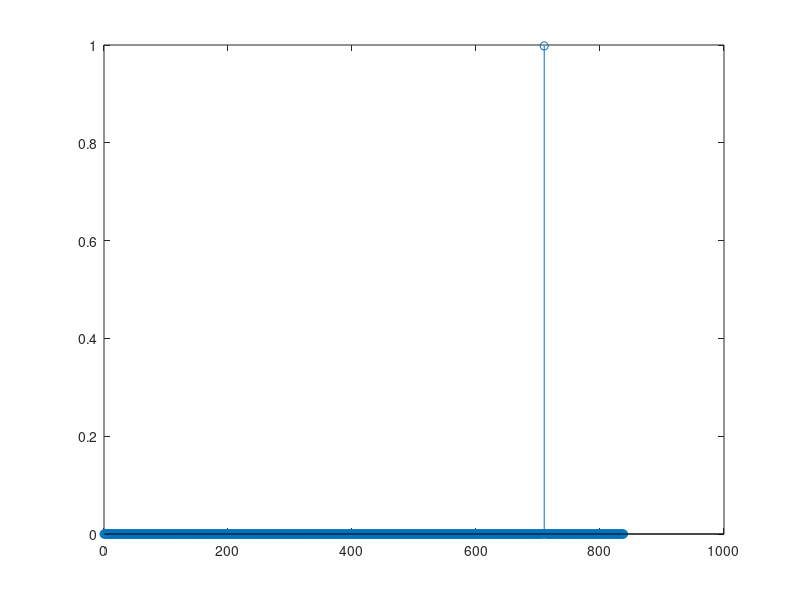
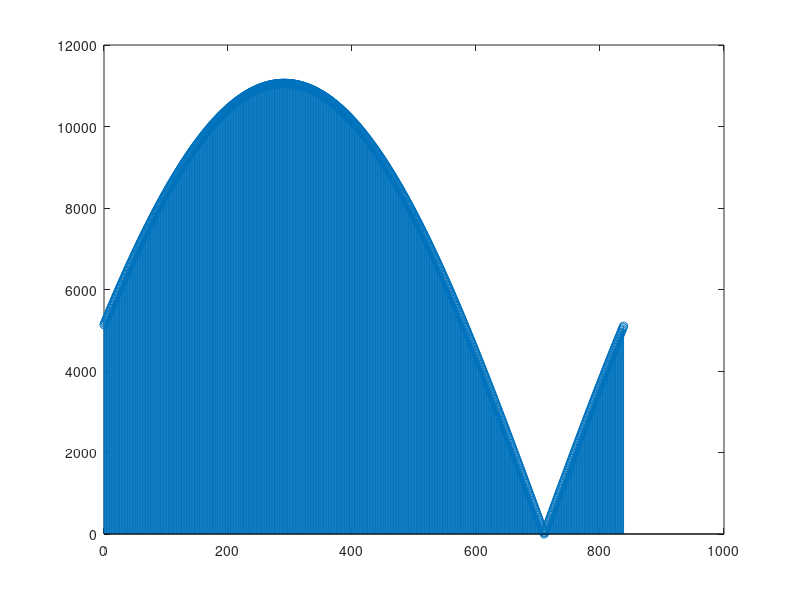

Here is the MATLAB script that generated these plots, in order:
clear all;clc;close all;

% ------- Definitions -------
u = 129;
Nzc = 839;
NIFFT = 2048;
NIDFT = 24576;
NSUBFRAME = 30720;
Ncp = 3168;
NG = 2976;
v = [10];
Ncs = 13;

K = 1; % Number of Tranmitters, i.e., UEs or number of single-antenna terminals.

prach_offset = 10;

signal = complex(0,0)*zeros(1,NIFFT);
xuv = complex(0,0)*zeros(1,Nzc);

preambles = complex(zeros(K,NSUBFRAME),zeros(K,NSUBFRAME));

show_figures = false;

% ------- Generate Root Zadoff-Chu sequence. -------
n = [0:1:(Nzc-1)];
xu_root = exp(-1i*(pi*u.*n.*(n+1))./Nzc);

%% ****************************** PRACH Transmission ******************************
for i=1:1:K
    
    % ------- Apply Cyclic Shift to Root Zadoff-Chu sequence. -------
    Cv = v(i)*Ncs;
    xuv = xu_root(mod((n+Cv),Nzc)+1);
    
    % ------- Apply DFT to the Preamble. -------
    Xuv = fft(xuv,Nzc);
    
    % ------- Subcarrier Mapping. -------
    bb_signal = [complex(zeros(1,prach_offset),zeros(1,prach_offset)), Xuv, complex(zeros(1,NIDFT-prach_offset-Nzc),zeros(1,NIDFT-prach_offset-Nzc))];
    
    % ------- Apply IDFT to the Baseband Signal. -------
    prach = ifft(bb_signal,NIDFT);
    
    % ------- Add CP. -------
    prach_cp = [prach(NIDFT-Ncp+1:NIDFT), prach];
    
    % ------- Add Guard-time (GT) interval. -------
    y = [prach_cp, zeros(1,NG)];
    
    if(show_figures)
        figure(4);
        stem(0:1:NIDFT-1,abs(fft(y(Ncp+1:NIDFT+Ncp),NIDFT)));
        title('Transmitted PRACH signal.');
    end
    
    preambles(i,:) = y;
      
end

%% *************************** Multipath Rayleigh Channel ***************************
delay_zcorr1 = 1;
delay1 = delay_zcorr1*30;

delay_zcorr2 = 2;
delay2 = delay_zcorr2*30;

h110 = 0.5 + 1i*0.8;
h111 = 0.2 + 1i*0.2;
h112 = 0.7 + 1i*0.3;

energy = (abs(h110).^2 + abs(h111).^2 + abs(h112).^2) / 3;
normalization_factor = 1/sqrt(energy);

h110 = h110*normalization_factor;
h111 = h111*normalization_factor;
h112 = h112*normalization_factor;

energy = (abs(h110).^2 + abs(h111).^2 + abs(h112).^2) / 3;

if(delay1 > 0 || delay2 > 0)
    preambles_delayed1 = [complex(zeros(1,delay1),zeros(1,delay1)), preambles(1,1:end-delay1)];
    preambles_delayed2 = [complex(zeros(1,delay2),zeros(1,delay2)), preambles(1,1:end-delay2)]; 
    y_channel = (h110*preambles + h111*preambles_delayed1 + h112*preambles_delayed2);
    
    %y_channel = (1*preambles + 1*preambles_delayed1 + 1*preambles_delayed2);
else
    y_channel = h110*preambles;
end

preambles_delayed1 = [complex(zeros(1,delay1),zeros(1,delay1)), preambles(1,1:end-delay1)];
y_channel = preambles_delayed1;%h110*preambles_delayed;

%% ****************************** PRACH Reception ******************************

% ------- CP and GT Removal. -------
rec_signal = y_channel(Ncp+1:NIDFT+Ncp);

if(show_figures)
    figure(5);
    stem(0:1:NIDFT-1,abs(fft(rec_signal,NIDFT)));
    title('Received base-band signal');
end

% ------- Apply DFT to received signal. -------
rec_fft = fft(rec_signal,NIDFT);

% ------- Sub-carrier de-mapping. -------
rec_Xuv = rec_fft(prach_offset+1:prach_offset+Nzc);

% ------- Apply DFT to Root Zadoff-Chu sequence. -------
Xu_root = fft(xu_root, Nzc);

% ------- Multiply Local Zadoff-Chu root sequence by received sequence. -------
conj_Xu_root = conj(Xu_root);
multiplied_sequences = (rec_Xuv.*conj_Xu_root);

% ------- Squared modulus used for peak detection. -------
NIFFT_CORR = 839;
pdp_freq = ifft(multiplied_sequences,NIFFT_CORR)/Nzc;
pdp_freq_adjusted = pdp_freq;

%% --------------------------------------------------------------------------
if(0) % Apenas um pico por vez
    PDP_ADJUST_FACTOR_0 = 1; % delay 0
    PDP_ADJUST_FACTOR_1 = 0.989338652615384 + 0.152095818347174i; % delay 1
    PDP_ADJUST_FACTOR_2 = 0.957498745916891 + 0.301528270811912i; % delay 2
    PDP_ADJUST_FACTOR_3 = 0.904911629047376 + 0.445660126688108i; % delay 3
    PDP_ADJUST_FACTOR_10 = 0.050047412688511 + 1.101839958815881i; % delay 10
    PDP_ADJUST_FACTOR_13 = -0.473961715008805 + 1.083869828182508i; % delay 13
    
    pdp_freq_adjusted(710) = pdp_freq_adjusted(710);
    if(delay1 > 0)
        pdp_freq_adjusted(710+delay_zcorr1) = (PDP_ADJUST_FACTOR_1)*pdp_freq_adjusted(710+delay_zcorr1);
    end
    
    if(delay2 > 0)
        pdp_freq_adjusted(710+delay_zcorr2) = (PDP_ADJUST_FACTOR_2)*pdp_freq_adjusted(710+delay_zcorr2);
    end
end

%% -------------------------------------------------------------------------
pdp = abs(pdp_freq_adjusted).^2;

figure;
stem(0:1:NIFFT_CORR-1,pdp)
%stem(0:1:NIFFT_CORR-1,pdp_freq_adjusted)

figure;
pdp_freq_adjusted_inv=1./pdp_freq_adjusted;
stem(0:1:NIFFT_CORR-1,abs(pdp_freq_adjusted_inv))
% 
% h110
% h111
% h112
% pdp_freq_adjusted(710)
% pdp_freq_adjusted(710+delay_zcorr1)
% pdp_freq_adjusted(710+delay_zcorr2)
